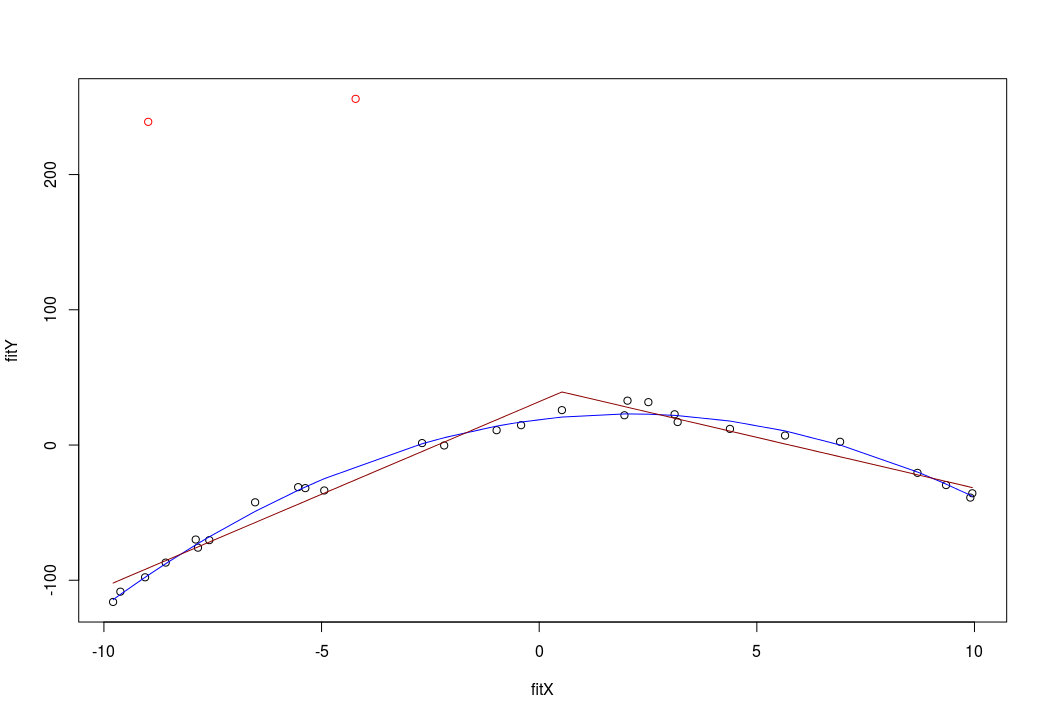

Recreate this plot in R.
suppressMessages(library('Rlof'))
brokenReg = function(x,y) {
  index = 0
  b0 = b1 = b2 = 1
  minError = Inf
  n = length(x)
  
  for(i in 1:n) {
    x1 = x;
    x2 = (x >= x[i])*(x-x[i])
    minFit = lm(y ~ x1 + x2)
    error = sum(minFit$residuals^2)
    if(error < minError) {
      minError = error
      index = i
      b0 = minFit$coefficients[1]
      b1 = minFit$coefficients[2]
      b2 = minFit$coefficients[3]
    }
  }
  
  x2 = (x >= x[index])*(x-x[index])
  lines(x,b0 + b1*x + b2*x2, col="darkred")
  return(c(index,minError,b0,b1,b2))
}


taskBdata = read.csv('data_non_lin.csv')
taskBdata = taskBdata[with(taskBdata, order(x)),]
x = taskBdata$x
y = taskBdata$y
outlierX = c() ; outlierY = c();
fitX = c(); fitY = c();
density = lof(y,5);
threshold = 5                   # looks like it can handle good outliers
for(i in 1:length(x)) {
  if(density[i] <= threshold) {
    fitX[length(fitX)+1] = x[i];
    fitY[length(fitY)+1] = y[i];
  }
  else {
    outlierX[length(outlierX)+1] = x[i];
    outlierY[length(outlierY)+1] = y[i];
  }
}

plot(fitX,fitY,xlim = c(min(x),max(x)), ylim = c(min(y),max(y)) )
points(outlierX,outlierY,col="red")
# fitX, fitY, fitX2 have the values of non-outliers
# outlierX and outlierY have values of outliers
#############################################################
# Fit the graph (polynomial regression)
#############################################################
fitX2 = fitX^2
lmpoly = lm(fitY ~ fitX + fitX2)
errpoly = sum(lmpoly$residuals^2)
lines(fitX, lmpoly$coefficients[1] + lmpoly$coefficients[2]*fitX + lmpoly$coefficients[3]*fitX2, col="blue")
#############################################################
# Fit the graph (broken regression)
#############################################################
linData = brokenReg(fitX,fitY)
errorBrokenLine = linData[2]
cat('error brokenline =',errorBrokenLine,'\n')
cat('error polynomial =',errpoly,'\n')
cat('outliers','\n')
for(i in 1:length(outlierX)) {
  cat(outlierX[i],outlierY[i],'\n')
}
